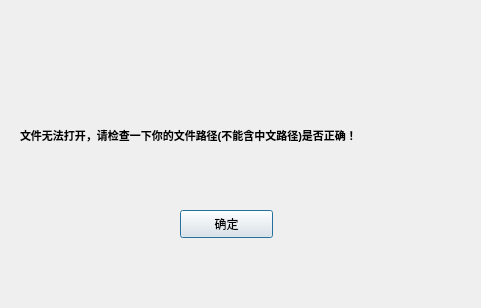
<?xml version="1.0" encoding="UTF-8"?>
<ui version="4.0">
 <class>Dialog</class>
 <widget class="QDialog" name="Dialog">
  <property name="geometry">
   <rect>
    <x>0</x>
    <y>0</y>
    <width>481</width>
    <height>308</height>
   </rect>
  </property>
  <property name="windowTitle">
   <string>Dialog</string>
  </property>
  <widget class="QPushButton" name="pushButton">
   <property name="geometry">
    <rect>
     <x>180</x>
     <y>210</y>
     <width>93</width>
     <height>28</height>
    </rect>
   </property>
   <property name="text">
    <string>确定</string>
   </property>
  </widget>
  <widget class="QLabel" name="label">
   <property name="geometry">
    <rect>
     <x>20</x>
     <y>70</y>
     <width>481</width>
     <height>131</height>
    </rect>
   </property>
   <property name="font">
    <font>
     <pointsize>8</pointsize>
     <weight>75</weight>
     <bold>true</bold>
    </font>
   </property>
   <property name="text">
    <string>文件无法打开，请检查一下你的文件路径(不能含中文路径)是否正确！</string>
   </property>
  </widget>
 </widget>
 <resources/>
 <connections>
  <connection>
   <sender>pushButton</sender>
   <signal>clicked()</signal>
   <receiver>Dialog</receiver>
   <slot>accept()</slot>
   <hints>
    <hint type="sourcelabel">
     <x>221</x>
     <y>228</y>
    </hint>
    <hint type="destinationlabel">
     <x>113</x>
     <y>181</y>
    </hint>
   </hints>
  </connection>
 </connections>
</ui>
